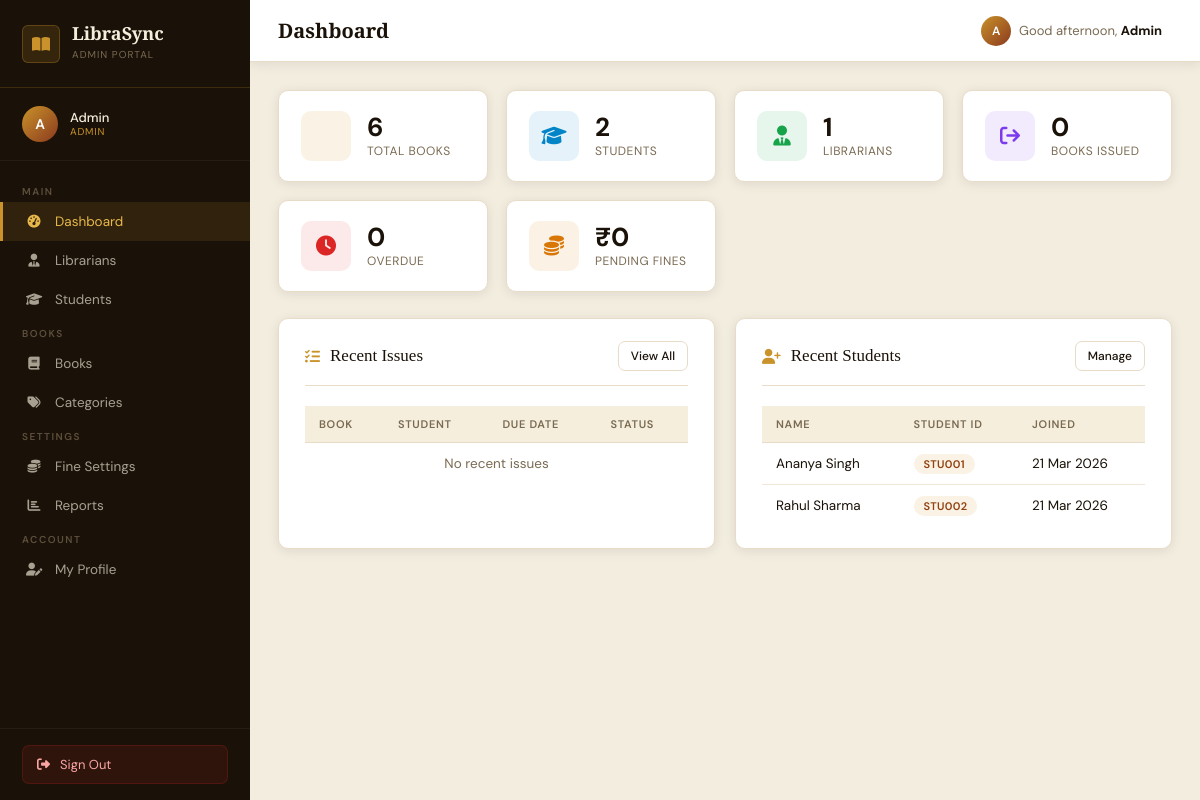
Page /admin/dashboard.php (signed in) on the committed database.
### tables this page shows
CREATE TABLE users (
    id INT AUTO_INCREMENT PRIMARY KEY,
    name VARCHAR(100) NOT NULL,
    email VARCHAR(100) UNIQUE NOT NULL,
    password VARCHAR(255) NOT NULL,
    role ENUM('admin','librarian','student') NOT NULL,
    phone VARCHAR(15),
    address TEXT,
    student_id VARCHAR(50) NULL DEFAULT NULL,
    profile_pic VARCHAR(255) DEFAULT 'default.png',
    status ENUM('active','inactive') DEFAULT 'active',
    avatar VARCHAR(255) DEFAULT NULL,
    created_at TIMESTAMP DEFAULT CURRENT_TIMESTAMP
);

### includes/config.php (called while the page is built, shortened)
<?php
function fmtDate($d) {
    return $d ? date('d M Y', strtotime($d)) : '-';
}
?>

### admin/dashboard.php (the view, shortened to what this page needs)
<?php
require_once '../includes/config.php';
$totalBooks = $conn->query("SELECT COUNT(*) as c FROM books WHERE status='active'")->fetch_assoc()['c'];
$totalStudents = $conn->query("SELECT COUNT(*) as c FROM users WHERE role='student' AND status='active'")->fetch_assoc()['c'];
$totalLibrarians = $conn->query("SELECT COUNT(*) as c FROM users WHERE role='librarian' AND status='active'")->fetch_assoc()['c'];
$issuedBooks = $conn->query("SELECT COUNT(*) as c FROM book_issues WHERE status='issued'")->fetch_assoc()['c'];
$overdueBooks = $conn->query("SELECT COUNT(*) as c FROM book_issues WHERE status='issued' AND due_date < CURDATE()")->fetch_assoc()['c'];
$totalFines = $conn->query("SELECT COALESCE(SUM(fine_amount),0) as t FROM book_issues WHERE fine_paid='no' AND fine_amount>0")->fetch_assoc()['t'];
$recentIssues = $conn->query("SELECT bi.*, b.title as book_title, u.name as student_name, u.student_id as sid
    FROM book_issues bi
    JOIN books b ON bi.book_id=b.id
    JOIN users u ON bi.student_id=u.id
    ORDER BY bi.created_at DESC LIMIT 6");
$recentStudents = $conn->query("SELECT * FROM users WHERE role='student' ORDER BY created_at DESC LIMIT 5");
?>
<?php include '../includes/header.php'; ?>
<div class="stats-grid">
  <div class="stat-card">
    <div class="stat-icon gold"><i class="fas fa-books"></i></div>
    <div class="stat-info">
      <div class="stat-value"><?= $totalBooks ?></div>
      <div class="stat-label">Total Books</div>
    </div>
  </div>
  <div class="stat-card">
    <div class="stat-icon blue"><i class="fas fa-graduation-cap"></i></div>
    <div class="stat-info">
      <div class="stat-value"><?= $totalStudents ?></div>
      <div class="stat-label">Students</div>
    </div>
  </div>
  <div class="stat-card">
    <div class="stat-icon green"><i class="fas fa-user-tie"></i></div>
    <div class="stat-info">
      <div class="stat-value"><?= $totalLibrarians ?></div>
      <div class="stat-label">Librarians</div>
    </div>
  </div>
  <div class="stat-card">
    <div class="stat-icon purple"><i class="fas fa-arrow-right-from-bracket"></i></div>
    <div class="stat-info">
      <div class="stat-value"><?= $issuedBooks ?></div>
      <div class="stat-label">Books Issued</div>
    </div>
  </div>
  <div class="stat-card">
    <div class="stat-icon red"><i class="fas fa-clock"></i></div>
    <div class="stat-info">
      <div class="stat-value"><?= $overdueBooks ?></div>
      <div class="stat-label">Overdue</div>
    </div>
  </div>
  <div class="stat-card">
    <div class="stat-icon orange"><i class="fas fa-coins"></i></div>
    <div class="stat-info">
      <div class="stat-value">₹<?= number_format($totalFines, 0) ?></div>
      <div class="stat-label">Pending Fines</div>
    </div>
  </div>
</div>
<div class="grid-2" style="gap:20px">
  <div class="card">
    <div class="card-header">
      <div class="card-title"><i class="fas fa-list-check"></i> Recent Issues</div>
      <a href="../librarian/issued_books.php" class="btn btn-outline btn-sm">View All</a>
    </div>
    <div class="table-wrap">
      <table class="data-table">
        <thead>
          <tr>
            <th>Book</th>
            <th>Student</th>
            <th>Due Date</th>
            <th>Status</th>
          </tr>
        </thead>
        <tbody>
          <?php if ($recentIssues->num_rows > 0): ?>
            <?php while ($r = $recentIssues->fetch_assoc()): ?>
              <?php
              $today = strtotime(date('Y-m-d'));
              $due = strtotime($r['due_date']);
              $status = $r['status'];
              if ($status === 'issued' && $due < $today)
                $status = 'overdue';
              ?>
              <tr>
                <td><?= htmlspecialchars(substr($r['book_title'], 0, 28)) ?>...</td>
                <td><?= htmlspecialchars($r['student_name']) ?></td>
                <td><?= fmtDate($r['due_date']) ?></td>
                <td>
                  <?php if ($status === 'returned'): ?>
                    <span class="badge badge-success">Returned</span>
                  <?php elseif ($status === 'overdue'): ?>
                    <span class="badge badge-danger">Overdue</span>
                  <?php else: ?>
                    <span class="badge badge-info">Issued</span>
                  <?php endif; ?>
                </td>
              </tr>
            <?php endwhile; ?>
          <?php else: ?>
            <tr>
              <td colspan="4" style="text-align:center;color:var(--muted)">No recent issues</td>
            </tr>
          <?php endif; ?>
        </tbody>
      </table>
    </div>
  </div>
  <div class="card">
    <div class="card-header">
      <div class="card-title"><i class="fas fa-user-plus"></i> Recent Students</div>
      <a href="students.php" class="btn btn-outline btn-sm">Manage</a>
    </div>
    <div class="table-wrap">
      <table class="data-table">
        <thead>
          <tr>
            <th>Name</th>
            <th>Student ID</th>
            <th>Joined</th>
          </tr>
        </thead>
        <tbody>
          <?php if ($recentStudents->num_rows > 0): ?>
            <?php while ($r = $recentStudents->fetch_assoc()): ?>
              <tr>
                <td><?= htmlspecialchars($r['name']) ?></td>
                <td><span class="badge badge-gold"><?= $r['student_id'] ?: '—' ?></span></td>
                <td><?= fmtDate($r['created_at']) ?></td>
              </tr>
            <?php endwhile; ?>
          <?php else: ?>
            <tr>
              <td colspan="3" style="text-align:center;color:var(--muted)">No students yet</td>
            </tr>
          <?php endif; ?>
        </tbody>
      </table>
    </div>
  </div>
</div>
<?php include '../includes/footer.php'; ?>

### includes/header.php (style rules this page uses)
:root { --ink: #1a1208; --gold: #c9922a; --gold-light: #e8b84b; --cream: #fdf8ef; --parchment: #f5eedc; --muted: #7a6a52; --border: #e8dcc8; --sidebar-w: 250px; --white: #ffffff; --danger: #dc2626; --success: #16a34a; --info: #0284c7; --warning: #d97706; --shadow: 0 2px 12px rgba(26,18,8,0.09); --shadow-lg: 0 8px 32px rgba(26,18,8,0.13); --radius: 10px; }
* { margin:0; padding:0; box-sizing:border-box; }
body { font-family: 'DM Sans', sans-serif; background: #f3ede0; color: var(--ink); min-height: 100vh; display: flex; }
.card { background: var(--white); border-radius: var(--radius); padding: 22px 26px; box-shadow: var(--shadow); border: 1px solid var(--border); }
.card-header { display: flex; align-items: center; justify-content: space-between; margin-bottom: 20px; padding-bottom: 14px; border-bottom: 1px solid var(--border); }
.card-title { font-family: 'Playfair Display', serif; font-size: 17px; color: var(--ink); display: flex; align-items: center; gap: 10px; }
.card-title i { color: var(--gold); font-size: 15px; }
.stats-grid { display: grid; grid-template-columns: repeat(auto-fit, minmax(200px, 1fr)); gap: 18px; margin-bottom: 26px; }
.stat-card { background: var(--white); border-radius: var(--radius); padding: 20px 22px; box-shadow: var(--shadow); border: 1px solid var(--border); display: flex; align-items: center; gap: 16px; transition: transform 0.2s, box-shadow 0.2s; text-decoration: none; color: inherit; }
.stat-icon { width: 50px; height: 50px; border-radius: 10px; display: flex; align-items: center; justify-content: center; font-size: 20px; flex-shrink: 0; }
.stat-icon.gold { background: rgba(201,146,42,0.12); color: var(--gold); }
.stat-icon.blue { background: rgba(2,132,199,0.1); color: var(--info); }
.stat-icon.green { background: rgba(22,163,74,0.1); color: var(--success); }
.stat-icon.red { background: rgba(220,38,38,0.1); color: var(--danger); }
.stat-icon.purple { background: rgba(124,58,237,0.1); color: #7c3aed; }
.stat-icon.orange { background: rgba(217,119,6,0.1); color: var(--warning); }
.stat-info .stat-value { font-size: 26px; font-weight: 700; color: var(--ink); line-height: 1; margin-bottom: 3px; }
.stat-info .stat-label { font-size: 12px; color: var(--muted); text-transform: uppercase; letter-spacing: 0.5px; }
.table-wrap { overflow-x: auto; }
table.data-table { width: 100%; border-collapse: collapse; font-size: 13.5px; }
table.data-table th { text-align: left; padding: 11px 14px; background: var(--parchment); color: var(--muted); font-size: 11px; text-transform: uppercase; letter-spacing: 0.7px; font-weight: 600; border-bottom: 1px solid var(--border); white-space: nowrap; }
table.data-table td { padding: 12px 14px; border-bottom: 1px solid #f0e8d8; color: var(--ink); vertical-align: middle; }
table.data-table tr:last-child td { border-bottom: none; }
.badge { padding: 3px 10px; border-radius: 20px; font-size: 11px; font-weight: 600; letter-spacing: 0.3px; white-space: nowrap; }
.badge-gold { background: rgba(201,146,42,0.12); color: #92400e; }
.btn { display: inline-flex; align-items: center; gap: 7px; padding: 9px 18px; border-radius: 7px; font-family: 'DM Sans', sans-serif; font-size: 13px; font-weight: 500; cursor: pointer; border: none; text-decoration: none; transition: all 0.15s; white-space: nowrap; }
.btn-sm { padding: 6px 12px; font-size: 12px; }
.btn-outline { background: transparent; color: var(--ink); border: 1.5px solid var(--border); }
.grid-2 { display: grid; grid-template-columns: 1fr 1fr; gap: 20px; }

### rows in the picture
users: name "Ananya Singh", student "STU001", created_at "21 Mar 2026"
users: name "Rahul Sharma", student "STU002", created_at "21 Mar 2026"

### other values in the picture
$role "ADMIN"
$initials "A"
$name "Admin"
$sectionKey "MAIN"
$item['label'] "Dashboard"
$item['label'] "Librarians"
$item['label'] "Students"
$sectionKey "BOOKS"
$item['label'] "Books"
$item['label'] "Categories"
$sectionKey "SETTINGS"
$item['label'] "Fine Settings"
$item['label'] "Reports"
$sectionKey "ACCOUNT"
$item['label'] "My Profile"
